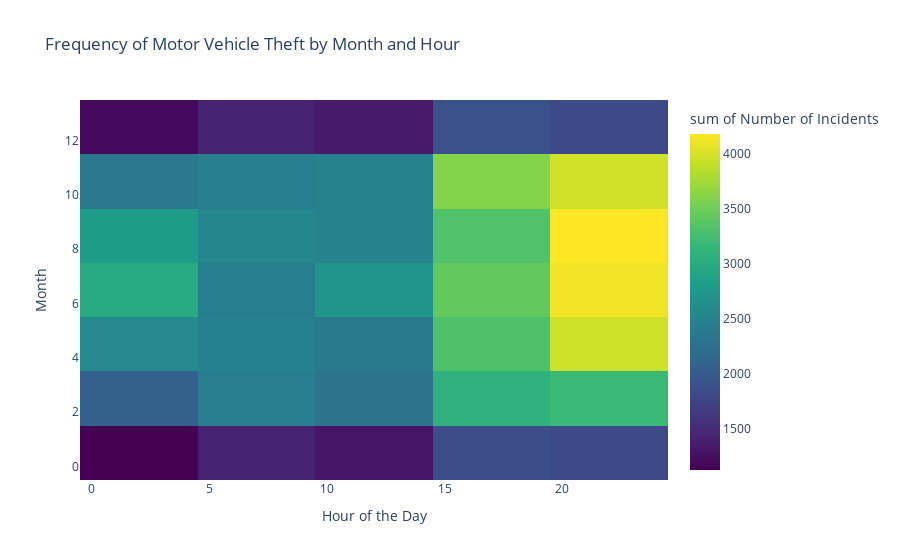

The code cell stored with this chart in its notebook:
### Markdown cell above
**8.3*** Are there certain periods of the year/month/day/time of day where GTA is more frequent?

### Code cell
# Extracting month and hour from the date
gta_df['Month'] = gta_df['Date'].dt.month
gta_df['Hour'] = gta_df['Date'].dt.hour

# Grouping by month and hour and counting incidents
monthly_hourly_counts = gta_df.groupby(['Month', 'Hour']).size().reset_index(name='Count')

# Creating an interactive heatmap
fig = px.density_heatmap(monthly_hourly_counts, x='Hour', y='Month', z='Count', 
                         color_continuous_scale='Viridis', 
                         labels={'Month': 'Month', 'Hour': 'Hour of the Day', 'Count': 'Number of Incidents'},
                         title='Frequency of Motor Vehicle Theft by Month and Hour')

# Display the figure
fig.show()

### Figure 1 — Plotly figure (JSON) as saved in the notebook; plotly's stock layout.template omitted (floating-point values rounded to 4 significant figures; data arrays with more than 128 entries replaced by an {"elided": "..."} marker saying what was removed)
{"data": [{"coloraxis": "coloraxis", "histfunc": "sum", "hovertemplate": "Hour of the Day=%{x}<br>Month=%{y}<br>sum of Number of Incidents=%{z}<extra></extra>", "name": "", "type": "histogram2d", "x": {"elided": "288 int values"}, "xaxis": "x", "xbingroup": "x", "y": {"elided": "288 int values"}, "yaxis": "y", "ybingroup": "y", "z": {"elided": "288 int values"}}], "layout": {"coloraxis": {"colorbar": {"title": {"text": "sum of Number of Incidents"}}, "colorscale": [[0, "#440154"], [0.1111, "#482878"], [0.2222, "#3e4989"], [0.3333, "#31688e"], [0.4444, "#26828e"], [0.5556, "#1f9e89"], [0.6667, "#35b779"], [0.7778, "#6ece58"], [0.8889, "#b5de2b"], [1, "#fde725"]]}, "legend": {"tracegroupgap": 0}, "title": {"text": "Frequency of Motor Vehicle Theft by Month and Hour"}, "xaxis": {"anchor": "y", "domain": [0, 1], "title": {"text": "Hour of the Day"}}, "yaxis": {"anchor": "x", "domain": [0, 1], "title": {"text": "Month"}}}}
